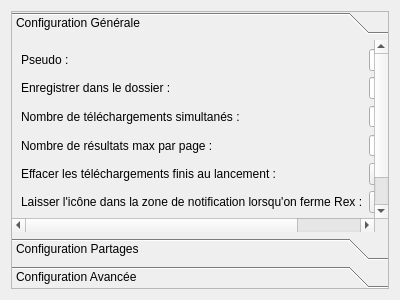
<?xml version="1.0" encoding="UTF-8"?>
<ui version="4.0">
 <class>TabOptions</class>
 <widget class="QWidget" name="TabOptions">
  <property name="geometry">
   <rect>
    <x>0</x>
    <y>0</y>
    <width>400</width>
    <height>300</height>
   </rect>
  </property>
  <property name="windowTitle">
   <string>Form</string>
  </property>
  <layout class="QVBoxLayout" name="verticalLayout">
   <item>
    <widget class="QToolBox" name="toolBox">
     <property name="font">
      <font>
       <weight>50</weight>
       <bold>false</bold>
      </font>
     </property>
     <property name="frameShape">
      <enum>QFrame::StyledPanel</enum>
     </property>
     <property name="frameShadow">
      <enum>QFrame::Plain</enum>
     </property>
     <property name="lineWidth">
      <number>1</number>
     </property>
     <property name="midLineWidth">
      <number>0</number>
     </property>
     <property name="currentIndex">
      <number>0</number>
     </property>
     <property name="tabSpacing">
      <number>6</number>
     </property>
     <widget class="QWidget" name="page">
      <property name="geometry">
       <rect>
        <x>0</x>
        <y>0</y>
        <width>512</width>
        <height>212</height>
       </rect>
      </property>
      <attribute name="label">
       <string>Configuration Générale</string>
      </attribute>
      <layout class="QFormLayout" name="formLayout_6">
       <property name="fieldGrowthPolicy">
        <enum>QFormLayout::AllNonFixedFieldsGrow</enum>
       </property>
       <item row="0" column="0">
        <widget class="QLabel" name="label_22">
         <property name="text">
          <string>Pseudo :</string>
         </property>
        </widget>
       </item>
       <item row="0" column="1">
        <widget class="QLineEdit" name="lineEdit_7"/>
       </item>
       <item row="1" column="0">
        <widget class="QLabel" name="label_23">
         <property name="text">
          <string>Enregistrer dans le dossier :</string>
         </property>
        </widget>
       </item>
       <item row="1" column="1">
        <widget class="QLineEdit" name="lineEdit_8"/>
       </item>
       <item row="2" column="0">
        <widget class="QLabel" name="label_25">
         <property name="text">
          <string>Nombre de téléchargements simultanés :</string>
         </property>
        </widget>
       </item>
       <item row="2" column="1">
        <widget class="QSpinBox" name="spinBox"/>
       </item>
       <item row="3" column="0">
        <widget class="QLabel" name="label_24">
         <property name="text">
          <string>Nombre de résultats max par page : </string>
         </property>
        </widget>
       </item>
       <item row="3" column="1">
        <widget class="QSpinBox" name="spinBox_2"/>
       </item>
       <item row="4" column="0">
        <widget class="QLabel" name="label_26">
         <property name="text">
          <string>Effacer les téléchargements finis au lancement :</string>
         </property>
        </widget>
       </item>
       <item row="4" column="1">
        <widget class="QComboBox" name="comboBox_5"/>
       </item>
       <item row="6" column="0">
        <widget class="QLabel" name="label_27">
         <property name="text">
          <string>Laisser l'icône dans la zone de notification lorsqu'on ferme Rex :</string>
         </property>
        </widget>
       </item>
       <item row="6" column="1">
        <widget class="QComboBox" name="comboBox_6"/>
       </item>
       <item row="7" column="1">
        <spacer name="verticalSpacer_7">
         <property name="orientation">
          <enum>Qt::Vertical</enum>
         </property>
         <property name="sizeHint" stdset="0">
          <size>
           <width>20</width>
           <height>40</height>
          </size>
         </property>
        </spacer>
       </item>
       <item row="8" column="1">
        <layout class="QHBoxLayout" name="horizontalLayout_14">
         <item>
          <spacer name="horizontalSpacer_9">
           <property name="orientation">
            <enum>Qt::Horizontal</enum>
           </property>
           <property name="sizeHint" stdset="0">
            <size>
             <width>40</width>
             <height>20</height>
            </size>
           </property>
          </spacer>
         </item>
         <item>
          <widget class="QPushButton" name="pushButton_9">
           <property name="text">
            <string>Enregistrer</string>
           </property>
          </widget>
         </item>
        </layout>
       </item>
      </layout>
     </widget>
     <widget class="QWidget" name="page_2">
      <property name="geometry">
       <rect>
        <x>0</x>
        <y>0</y>
        <width>437</width>
        <height>189</height>
       </rect>
      </property>
      <attribute name="label">
       <string>Configuration Partages</string>
      </attribute>
      <layout class="QFormLayout" name="formLayout_7">
       <property name="fieldGrowthPolicy">
        <enum>QFormLayout::AllNonFixedFieldsGrow</enum>
       </property>
       <item row="0" column="0">
        <widget class="QCheckBox" name="checkBox">
         <property name="text">
          <string>Activer le serveur FTP (active la fonction de partage)</string>
         </property>
        </widget>
       </item>
       <item row="2" column="0">
        <widget class="QLabel" name="label_28">
         <property name="text">
          <string>Port :</string>
         </property>
        </widget>
       </item>
       <item row="2" column="1">
        <widget class="QSpinBox" name="spinBox_3"/>
       </item>
       <item row="4" column="0">
        <widget class="QLabel" name="label_29">
         <property name="text">
          <string>Nombre de connexions simultanées :</string>
         </property>
        </widget>
       </item>
       <item row="4" column="1">
        <widget class="QSpinBox" name="spinBox_4"/>
       </item>
       <item row="5" column="0">
        <widget class="QCheckBox" name="checkBox_2">
         <property name="text">
          <string>Partager les fichiers que je télécharge</string>
         </property>
        </widget>
       </item>
       <item row="6" column="0">
        <widget class="QCheckBox" name="checkBox_3">
         <property name="text">
          <string>Permettre l'affichage de ma liste de téléchargements</string>
         </property>
        </widget>
       </item>
       <item row="8" column="0" colspan="2">
        <layout class="QHBoxLayout" name="horizontalLayout_11">
         <item>
          <spacer name="horizontalSpacer_10">
           <property name="orientation">
            <enum>Qt::Horizontal</enum>
           </property>
           <property name="sizeHint" stdset="0">
            <size>
             <width>40</width>
             <height>20</height>
            </size>
           </property>
          </spacer>
         </item>
         <item>
          <widget class="QPushButton" name="pushButton_10">
           <property name="text">
            <string>Enregistrer</string>
           </property>
          </widget>
         </item>
        </layout>
       </item>
       <item row="7" column="0">
        <spacer name="verticalSpacer_5">
         <property name="orientation">
          <enum>Qt::Vertical</enum>
         </property>
         <property name="sizeHint" stdset="0">
          <size>
           <width>20</width>
           <height>40</height>
          </size>
         </property>
        </spacer>
       </item>
      </layout>
     </widget>
     <widget class="QWidget" name="page_3">
      <property name="geometry">
       <rect>
        <x>0</x>
        <y>0</y>
        <width>362</width>
        <height>283</height>
       </rect>
      </property>
      <attribute name="label">
       <string>Configuration Avancée</string>
      </attribute>
      <layout class="QFormLayout" name="formLayout_8">
       <item row="0" column="0">
        <widget class="QLabel" name="label_30">
         <property name="text">
          <string>Adresse IP du daemon :</string>
         </property>
        </widget>
       </item>
       <item row="2" column="0">
        <widget class="QLabel" name="label_31">
         <property name="text">
          <string>Logs :</string>
         </property>
        </widget>
       </item>
       <item row="3" column="0">
        <widget class="QLabel" name="label_32">
         <property name="text">
          <string>Nombre d'ip à scanner :</string>
         </property>
        </widget>
       </item>
       <item row="4" column="0">
        <widget class="QLabel" name="label_34">
         <property name="text">
          <string>Temps entre deux scans en mn :</string>
         </property>
        </widget>
       </item>
       <item row="6" column="0">
        <widget class="QLabel" name="label_33">
         <property name="text">
          <string>IPs pouvant configurer le daemon :</string>
         </property>
        </widget>
       </item>
       <item row="5" column="0">
        <widget class="QLabel" name="label_35">
         <property name="text">
          <string>Plage d'IPs à scanner :</string>
         </property>
        </widget>
       </item>
       <item row="9" column="0">
        <widget class="QLabel" name="label_36">
         <property name="text">
          <string>Afficher ses partages :</string>
         </property>
        </widget>
       </item>
       <item row="0" column="1">
        <widget class="QLineEdit" name="lineEdit_9"/>
       </item>
       <item row="2" column="1">
        <widget class="QComboBox" name="comboBox_7"/>
       </item>
       <item row="3" column="1">
        <widget class="QLineEdit" name="lineEdit_11"/>
       </item>
       <item row="4" column="1">
        <widget class="QLineEdit" name="lineEdit_10"/>
       </item>
       <item row="5" column="1">
        <widget class="QLineEdit" name="lineEdit_13"/>
       </item>
       <item row="6" column="1">
        <widget class="QLineEdit" name="lineEdit_12"/>
       </item>
       <item row="9" column="1">
        <layout class="QHBoxLayout" name="horizontalLayout_12">
         <item>
          <widget class="QComboBox" name="comboBox_8"/>
         </item>
         <item>
          <spacer name="horizontalSpacer_11">
           <property name="orientation">
            <enum>Qt::Horizontal</enum>
           </property>
           <property name="sizeHint" stdset="0">
            <size>
             <width>40</width>
             <height>20</height>
            </size>
           </property>
          </spacer>
         </item>
        </layout>
       </item>
       <item row="11" column="0">
        <widget class="QLabel" name="label_37">
         <property name="text">
          <string>Affichage :</string>
         </property>
        </widget>
       </item>
       <item row="11" column="1">
        <widget class="QCheckBox" name="checkBox_4">
         <property name="text">
          <string>Mode expert</string>
         </property>
        </widget>
       </item>
       <item row="13" column="1">
        <layout class="QHBoxLayout" name="horizontalLayout_13">
         <item>
          <spacer name="horizontalSpacer_12">
           <property name="orientation">
            <enum>Qt::Horizontal</enum>
           </property>
           <property name="sizeHint" stdset="0">
            <size>
             <width>40</width>
             <height>20</height>
            </size>
           </property>
          </spacer>
         </item>
         <item>
          <widget class="QPushButton" name="pushButton_11">
           <property name="text">
            <string>Enregistrer</string>
           </property>
          </widget>
         </item>
        </layout>
       </item>
       <item row="12" column="1">
        <spacer name="verticalSpacer_6">
         <property name="orientation">
          <enum>Qt::Vertical</enum>
         </property>
         <property name="sizeHint" stdset="0">
          <size>
           <width>20</width>
           <height>40</height>
          </size>
         </property>
        </spacer>
       </item>
      </layout>
     </widget>
    </widget>
   </item>
  </layout>
 </widget>
 <resources/>
 <connections/>
</ui>
